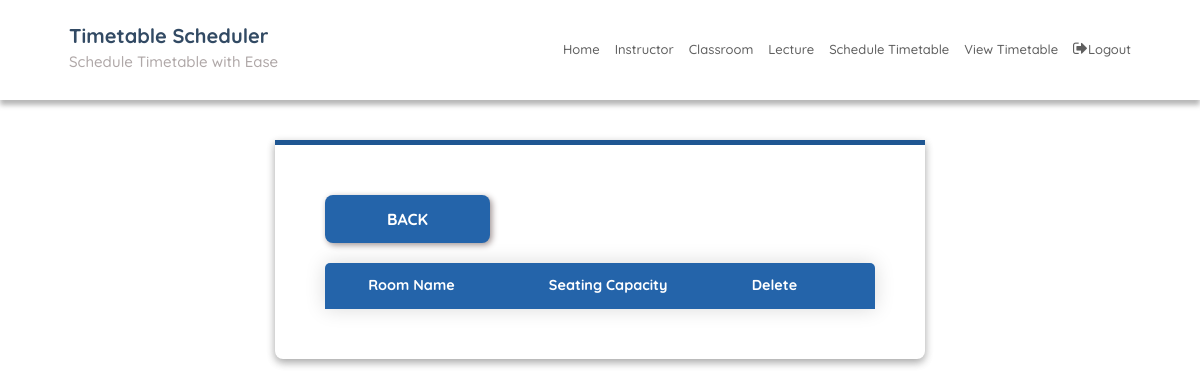
Page /roomEdit/ (signed in) on the earlier database version.
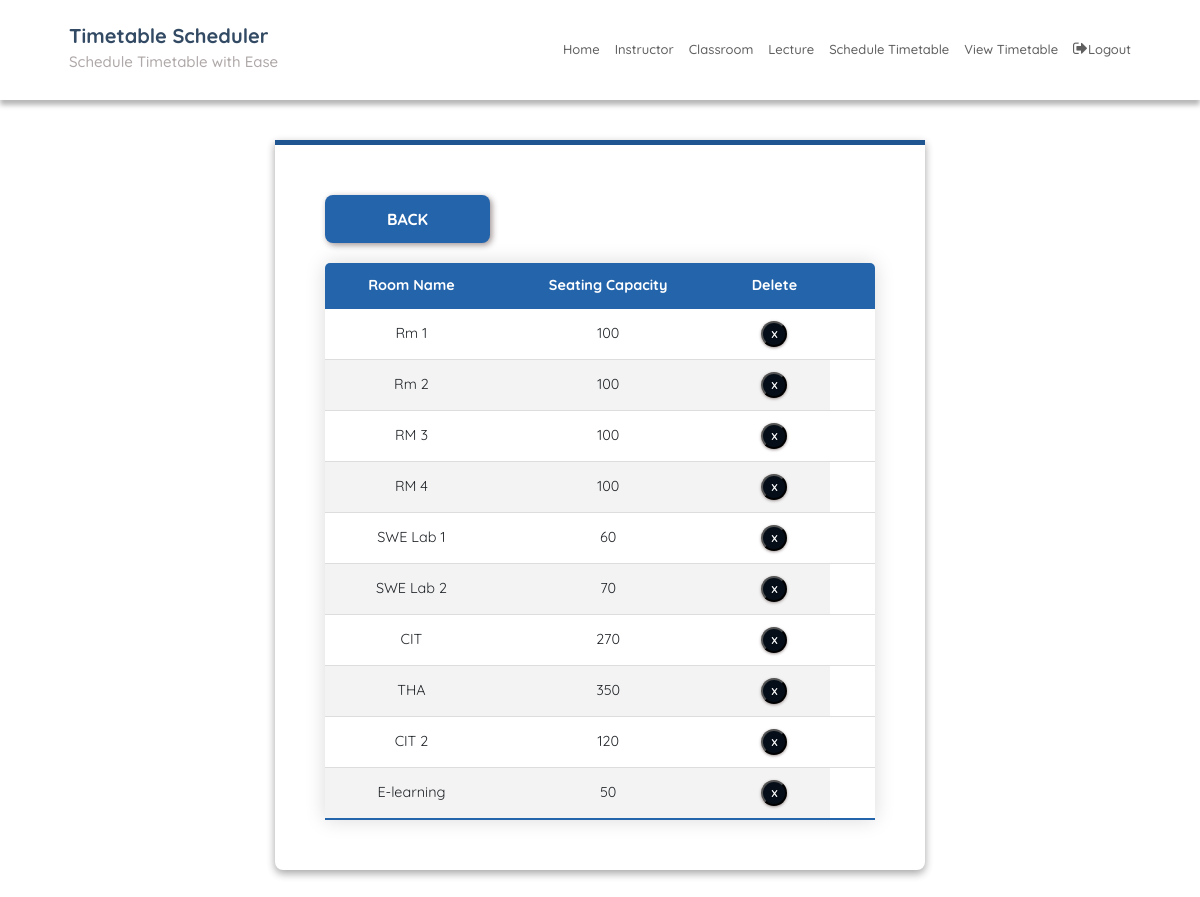
Same page on the later database version.
### SchedulerApp/models.py (models this page shows, shortened)
class Room(models.Model):
    room_name = models.CharField(max_length=20, default='Default Room')  # Adjust max_length as needed
    seating_capacity = models.IntegerField(default=0)

### SchedulerApp/views.py (the view)
# urls.py: path('roomEdit/', roomEdit, name='roomEdit'),
@login_required
def roomEdit(request):
    context = {'rooms': Room.objects.all()}
    return render(request, 'roomEdit.html', context)

### SchedulerApp/templatetags/index.py (called while the page is built)
    def render(self, context):
        path = context['request'].path
        for p in self.patterns:
            pValue = template.Variable(p).resolve(context)
            if path == pValue:
                return 'active'
        return ''

### templates/roomEdit.html (shortened to what this page needs)
{% extends 'base.html' %}
{% block content %}
{% load static %}
<fieldset class="fieldset">
  <div class="tablink">
    <button onclick="location.href='{% url 'roomAdd'%}'" class="submit"> Back </button>
  </div>
  <div class="tabcontent" id="edit">
    <table class="editTable">
      <thead>
        <tr class="table-headers">
          <th>Room Name</th>
          <th>Seating Capacity</th>
          <th>Delete</th>
          <th class="empty"></th>
        </tr>
      </thead>
      <tbody>
        {% for rm in rooms %}
        <tr>
          <td>{{rm.room_name}}</td>
          <td>{{rm.seating_capacity}}</td>
          <td class="empty">
            <form action="{% url 'deleteroom' rm.id %}" method="post">
              <input type="submit" value="X" class="cross">
            </form>
          </td>
        </tr>
        {% endfor %}
      </tbody>
    </table>
  </div>
</fieldset>
{% endblock %}

Differences in the rows shown:
added Room: room_name "Rm 1", seating_capacity "100"
added Room: room_name "Rm 2", seating_capacity "100"
added Room: room_name "RM 3", seating_capacity "100"
added Room: room_name "RM 4", seating_capacity "100"
added Room: room_name "SWE Lab 1", seating_capacity "60"
added Room: room_name "SWE Lab 2", seating_capacity "70"
added Room: room_name "CIT", seating_capacity "270"
added Room: room_name "THA", seating_capacity "350"
added Room: room_name "CIT 2", seating_capacity "120"
added Room: room_name "E-learning", seating_capacity "50"
